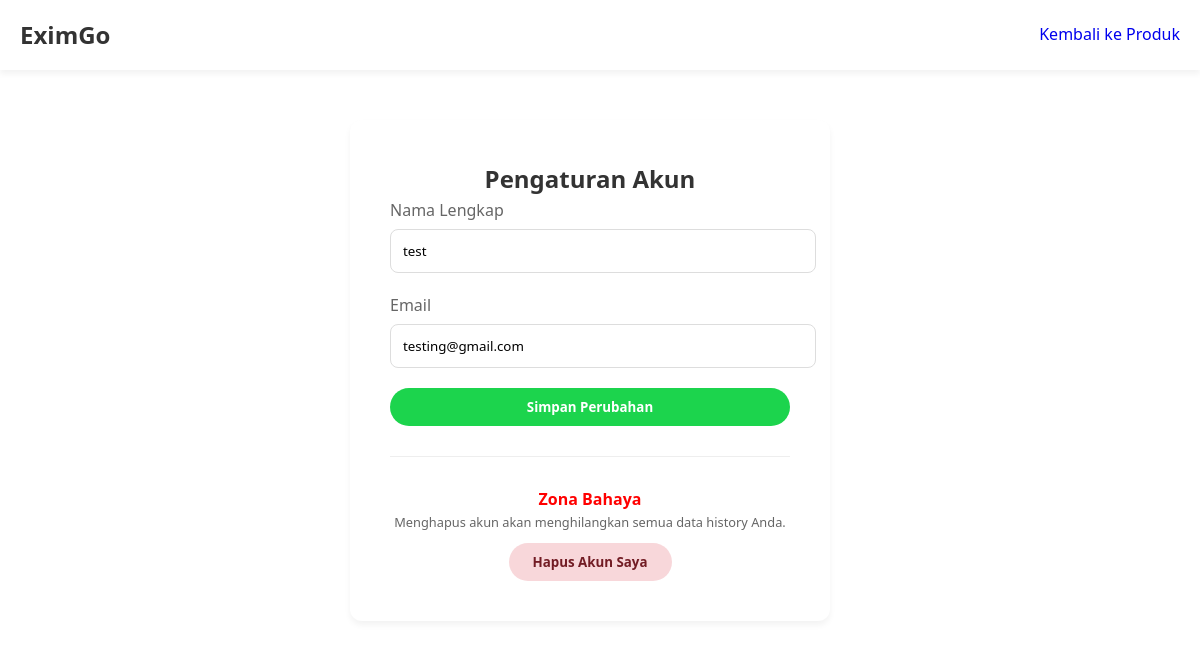
The page /users/profile.php (signed in) on the database as committed earlier.
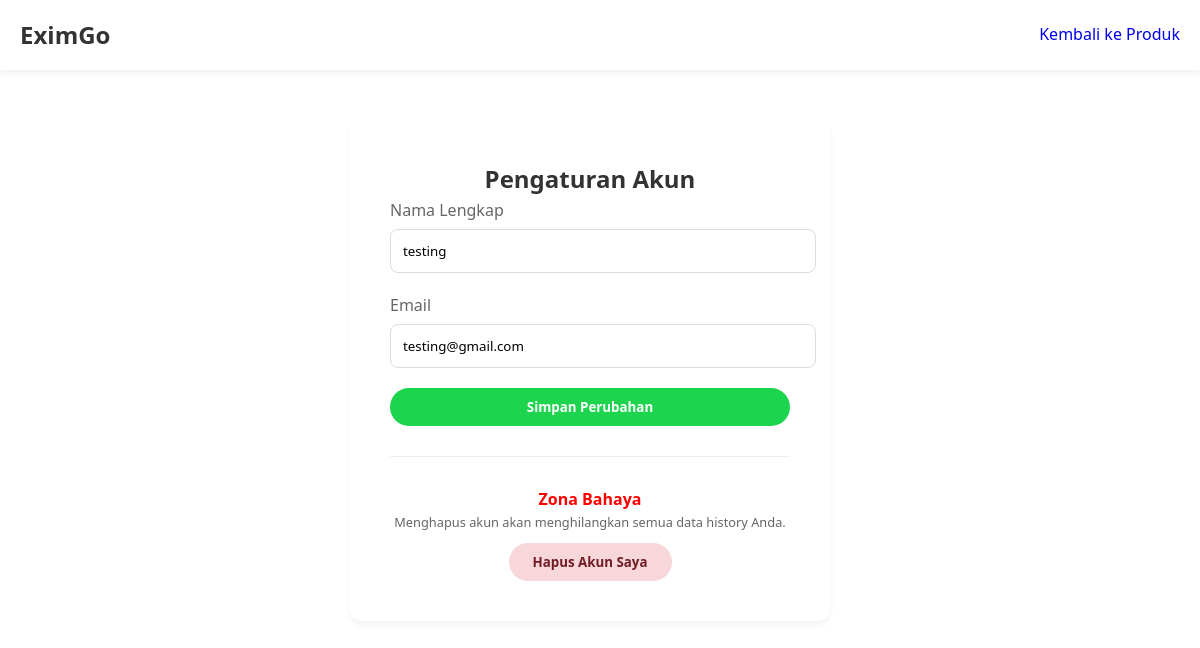
The same page on the database as committed later.
### tables this page shows
CREATE TABLE `users` (
  `id` int(11) NOT NULL,
  `full_name` varchar(100) NOT NULL,
  `email` varchar(100) NOT NULL,
  `password` varchar(255) NOT NULL,
  `role` enum('admin','user') DEFAULT 'user',
  `created_at` timestamp NOT NULL DEFAULT current_timestamp()
);

### src/users/profile.php (the view, shortened to what this page needs)
<?php
require_once '../config/database.php';
$uid = $_SESSION['user_id'];
$stmt = $pdo->prepare("SELECT * FROM users WHERE id = ?");
$stmt->execute([$uid]);
$user = $stmt->fetch();
?>
<!DOCTYPE html>
<html>
<head>
    <link rel="stylesheet" href="../assets/css/style.css">
</head>
<body>
    <header>
        <div class="container">
            <nav>
                <div class="logo">EximGo</div>
                <ul class="nav-links">
                    <li><a href="catalog.php">Kembali ke Produk</a></li>
                </ul>
            </nav>
        </div>
    </header>
    <div class="container" style="margin-top: 50px; max-width: 500px;">
        <div class="auth-card">
            <h2>Pengaturan Akun</h2>
            <form method="POST">
                <div class="form-group">
                    <label>Nama Lengkap</label>
                    <input type="text" name="full_name" value="<?= htmlspecialchars($user['full_name']) ?>" required>
                </div>
                <div class="form-group">
                    <label>Email</label>
                    <input type="email" name="email" value="<?= htmlspecialchars($user['email']) ?>" required>
                </div>
                <button type="submit" name="update_profile" class="btn" style="width:100%">Simpan Perubahan</button>
            </form>
            <hr style="margin: 30px 0; border: 0; border-top: 1px solid #eee;">
            <div style="text-align: center;">
                <h4 style="color: red;">Zona Bahaya</h4>
                <p style="font-size: 0.8rem; color: #666; margin-bottom: 10px;">Menghapus akun akan menghilangkan semua
                    data history Anda.</p>
                <form method="POST">
                    <button type="submit" name="delete_account" class="btn delete-btn"
                        onclick="return confirm('Yakin ingin menghapus akun permanen?')">Hapus Akun Saya</button>
                </form>
            </div>
        </div>
    </div>
</body>
</html>

Rows that differ between the two databases and show on the page:
changed users "testing@gmail.com": full_name "test" → "testing"
